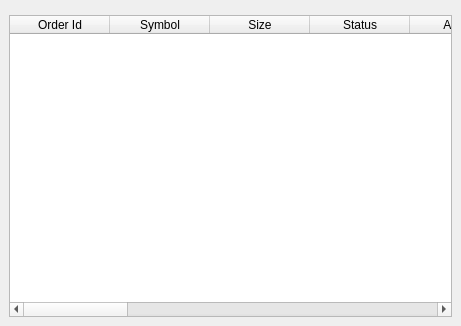
<ui version="4.0" >
 <class>OrderDisplay</class>
 <widget class="QWidget" name="OrderDisplay" >
  <property name="geometry" >
   <rect>
    <x>0</x>
    <y>0</y>
    <width>461</width>
    <height>326</height>
   </rect>
  </property>
  <property name="windowTitle" >
   <string>Order Display</string>
  </property>
  <layout class="QVBoxLayout" >
   <property name="margin" >
    <number>9</number>
   </property>
   <property name="spacing" >
    <number>6</number>
   </property>
   <item>
    <widget class="SearchBar" native="1" name="widget" />
   </item>
   <item>
    <widget class="LocalTable" name="orderTable" >
     <property name="selectionMode" >
      <enum>QAbstractItemView::SingleSelection</enum>
     </property>
     <property name="selectionBehavior" >
      <enum>QAbstractItemView::SelectRows</enum>
     </property>
     <column>
      <property name="text" >
       <string>Order Id</string>
      </property>
     </column>
     <column>
      <property name="text" >
       <string>Symbol</string>
      </property>
     </column>
     <column>
      <property name="text" >
       <string>Size</string>
      </property>
     </column>
     <column>
      <property name="text" >
       <string>Status</string>
      </property>
     </column>
     <column>
      <property name="text" >
       <string>Action</string>
      </property>
     </column>
     <column>
      <property name="text" >
       <string>Type</string>
      </property>
     </column>
     <column>
      <property name="text" >
       <string>Limit Price</string>
      </property>
     </column>
     <column>
      <property name="text" >
       <string>Aux Price</string>
      </property>
     </column>
     <column>
      <property name="text" >
       <string>Open Close</string>
      </property>
     </column>
     <column>
      <property name="text" >
       <string>Filled</string>
      </property>
     </column>
     <column>
      <property name="text" >
       <string>Remaining</string>
      </property>
     </column>
     <column>
      <property name="text" >
       <string>Average Fill Price</string>
      </property>
     </column>
     <column>
      <property name="text" >
       <string>Last Fill Price</string>
      </property>
     </column>
     <column>
      <property name="text" >
       <string>Parent Id</string>
      </property>
     </column>
     <column>
      <property name="text" >
       <string>Client Id</string>
      </property>
     </column>
     <column>
      <property name="text" >
       <string>Perm Id</string>
      </property>
     </column>
    </widget>
   </item>
  </layout>
 </widget>
 <customwidgets>
  <customwidget>
   <class>SearchBar</class>
   <extends>QWidget</extends>
   <header>searchbar.h</header>
  </customwidget>
  <customwidget>
   <class>LocalTable</class>
   <extends>QTableWidget</extends>
   <header>localtable.h</header>
  </customwidget>
 </customwidgets>
 <resources/>
 <connections/>
</ui>
